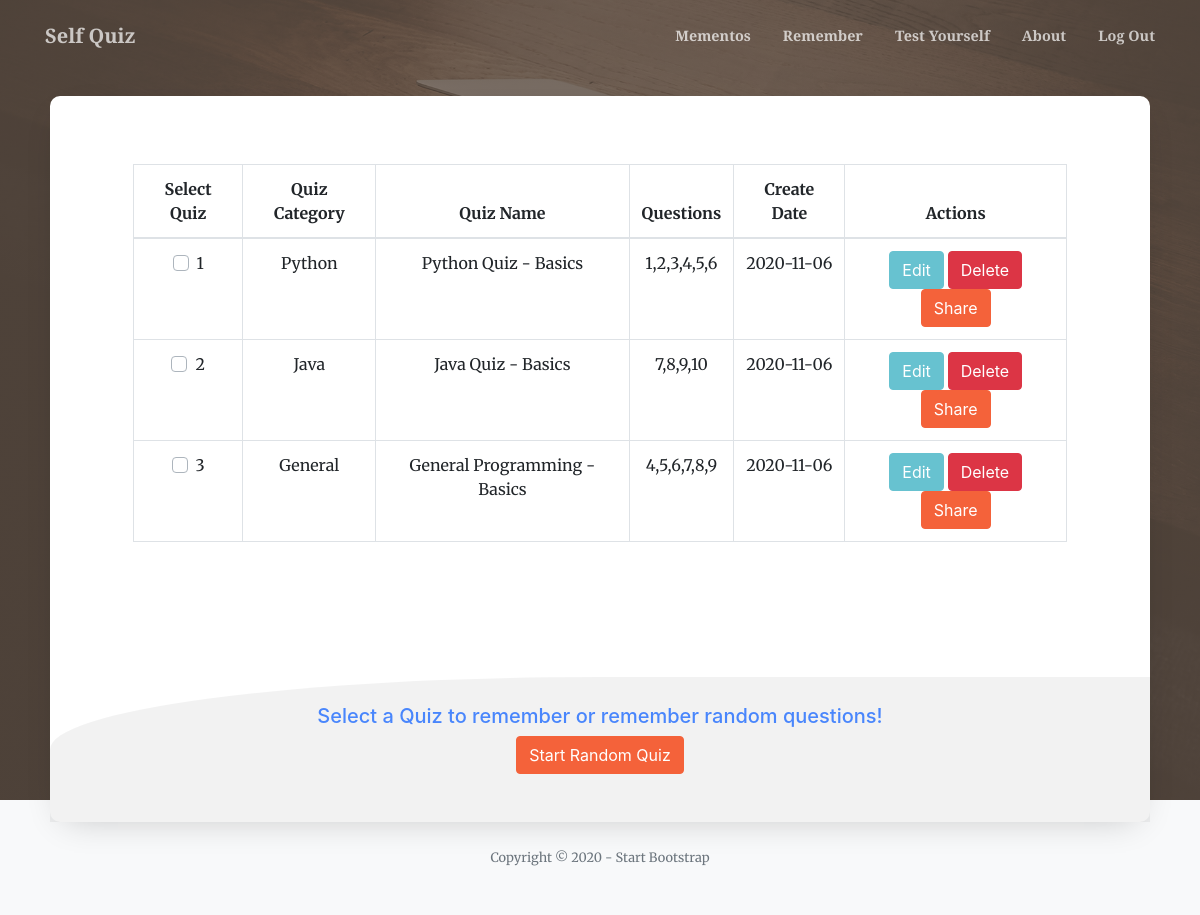
The page /remember (signed in) on the database its author committed.
### tables this page shows
CREATE TABLE 'quizes' ('id' INTEGER NOT NULL, 'user_id' INTEGER NOT NULL, 'quiz_name' TEXT NOT NULL, 'questions' TEXT NOT NULL,                `createdAt` DATETIME NOT NULL, `updatedAt` DATETIME NULL DEFAULT NULL, 'quiz_type' VARCHAR(50) NOT NULL, 'active' TINYINT(1) NOT NULL DEFAULT 1, PRIMARY KEY ('id'));

### application.py (the view)
@app.route("/remember", methods=["GET", "POST"])
@login_required
def remember():
    if request.method == "POST":
        selected_quiz = request.form.get("selected_quiz")
        questions = []
        answer_choice = []
        choices = []
        questiontype = []
        question_ids = []
        if selected_quiz == "random":
            rows = db.execute("SELECT * FROM questions WHERE user_id=:user_id", user_id=session["user_id"])
            random.shuffle(rows)
            for i in range(min(10, len(rows))):
                questions.append(rows[i]["question"])
                answer_choice.append(rows[i]["answer"])
                answer_choice.append(rows[i]["choice1"])
                if rows[i]["choice2"]:
                    answer_choice.append(rows[i]["choice2"])
                if rows[i]["choice3"]:
                    answer_choice.append(rows[i]["choice3"])
                choices.append(answer_choice[:])
                answer_choice.clear()
                questiontype.append(rows[i]["type"])
        else:
            quiz = (db.execute("SELECT * FROM quizes WHERE id=:quiz_id", quiz_id=selected_quiz))[0]
            question_ids = [int(i) for i in quiz["questions"].split(',')]
            rows = db.execute("SELECT * FROM questions WHERE id IN (:question_ids)", question_ids=question_ids)
            for row in rows:
                questions.append(row["question"])
                answer_choice.append(row["answer"])
                answer_choice.append(row["choice1"])
                if row["choice2"]:
                    answer_choice.append(row["choice2"])
                if row["choice3"]:
                    answer_choice.append(row["choice3"])
                choices.append(answer_choice[:])
                answer_choice.clear()
                questiontype.append(row["type"])
        shuffledChoices = []
        for choice in choices:
            shuffle=choice[:]
            random.shuffle(shuffle)
            shuffledChoices.append(shuffle[:])
            shuffle.clear()
        length = len(questions)
        return render_template("quiz.html", questions=questions, choices=choices, questiontype=questiontype, length=length, shuffledChoices=shuffledChoices, types=types)
    else:
        rows = db.execute("SELECT * FROM quizes WHERE user_id=:user_id", user_id=session["user_id"])
        questions = []
        questions_split = []
        quizes = []
        quiztype = []
        quizID = []
        create_date = []
        temp_quest_list = []
        for row in rows:
            quizes.append(row["quiz_name"])
            temp_quest_list = row["questions"].split(',')
            questions_split.append(temp_quest_list)
            questions.append(row["questions"])
            temp_quest_list.clear()
            quizID.append(row["id"])
            quiztype.append(row["quiz_type"])
            create_date.append(row["createdAt"])
        length = len(quizes)
        return render_template("remember.html", quizes=quizes, questions=questions, quiztype=quiztype, length=length, quizID=quizID, create_date=create_date)

### application.py (called while the page is built)
@app.after_request
def after_request(response):
    response.headers["Cache-Control"] = "no-cache, no-store, must-revalidate"
    response.headers["Expires"] = 0
    response.headers["Pragma"] = "no-cache"
    return response

### helpers.py (called while the page is built)
def login_required(f):
    @wraps(f)
    def decorated_function(*args, **kwargs):
        if session.get("user_id") is None:
            return redirect("/login")
        return f(*args, **kwargs)
    return decorated_function

### templates/remember.html (shortened to what this page needs)
{% extends "layout.html" %}
{% block main %}
<div class="float-container">
        <div class="login-wrap p-4 p-md-5">
        <form action="/remember" method="post" id="startQuiz">
          <div class="float-container2">
            <div class="container">
              <div class="row">
                <div class="col-12">
                  <table class="table table-bordered">
                    <thead>
                      <tr>
                        <th scope="col">Select Quiz</th>
                        <th scope="col">Quiz Category</th>
                        <th scope="col">Quiz Name</th>
                        <th scope="col">Questions</th>
                        <th scope="col">Create Date</th>
                        <th scope="col">Actions</th>
                      </tr>
                    </thead>
                    <tbody>
                        {%if length > 0%}
                            {%for index in range(length)%}
                                <tr>
                                    <td>
                                      <div class="custom-control custom-checkbox">
                                          <label class="custom-control-label" for="customCheck{{ index }}">{{ index + 1 }}</label>
                                      </div>
                                    </td>
                                    <td name="quiz" value="{{ quizID[index] }}">{{ quiztype[index] }}</td>
                                    <td>{{ quizes[index] }}</td>
                                    <td>{{ questions[index] }}</td>
                                    <td>{{ create_date[index] }}</td>
                                    <td>
                                        <button class="btn btn-info edit_quiz" type="button" name="action" value="{{index}}" disabled>Edit</button>
                                        <button class="btn btn-danger delete_quiz" type="button" name="action" value="{{index}}">Delete</button>
                                        <button class="btn btn-primary share_quiz" type="button" name="action" value="{{index}}">Share</button>
                                    </td>
                                </tr>
                            {%endfor%}
                        {%endif%}
                    </tbody>
                  </table>
                </div>
              </div>
            </div>
          </div>
          <h3>Select a Quiz to remember or remember random questions!</h3>
          <button class="btn btn-primary start_quiz" type="button" id="start_quiz">Start Random Quiz</button>
        </form>
        </div>
</div>
{% endblock %}

### rows shown on the page
quizes: quiz_type "Python", quiz_name "Python Quiz - Basics", questions "1,2,3,4,5,6", createdAt "2020-11-06"
quizes: quiz_type "Java", quiz_name "Java Quiz - Basics", questions "7,8,9,10", createdAt "2020-11-06"
quizes: quiz_type "General", quiz_name "General Programming - Basics", questions "4,5,6,7,8,9", createdAt "2020-11-06"

### other values the page prints
{{ index + 1 }} "1" "2" "3"
